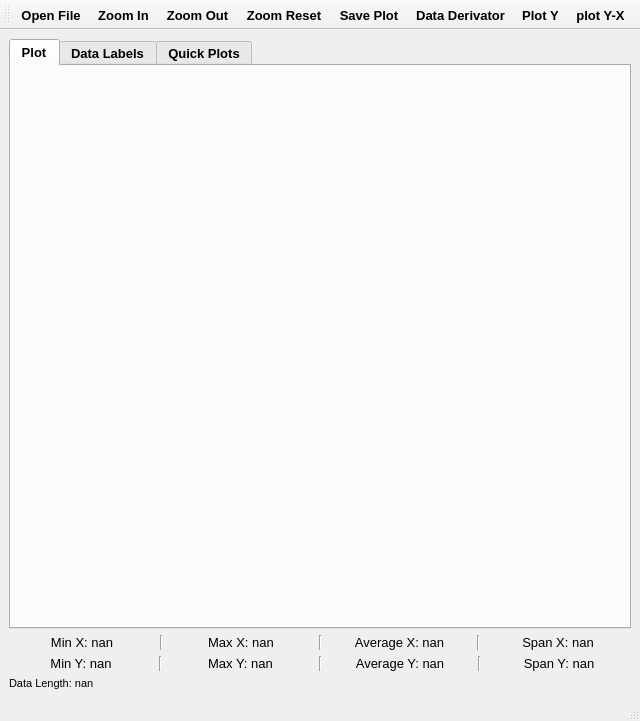
<?xml version="1.0" encoding="UTF-8"?>
<ui version="4.0">
 <class>SimpleCsvLogAnalyzer</class>
 <widget class="QMainWindow" name="SimpleCsvLogAnalyzer">
  <property name="geometry">
   <rect>
    <x>0</x>
    <y>0</y>
    <width>640</width>
    <height>721</height>
   </rect>
  </property>
  <property name="font">
   <font>
    <family>Arial</family>
   </font>
  </property>
  <property name="windowTitle">
   <string>SimpleCsvLogAnalyzer</string>
  </property>
  <widget class="QWidget" name="centralwidget">
   <layout class="QGridLayout" name="gridLayout">
    <item row="2" column="0">
     <layout class="QHBoxLayout" name="horizontalLayout_3">
      <property name="leftMargin">
       <number>0</number>
      </property>
      <property name="topMargin">
       <number>0</number>
      </property>
      <property name="rightMargin">
       <number>0</number>
      </property>
      <item>
       <widget class="QLabel" name="minValueY">
        <property name="font">
         <font>
          <family>Arial</family>
          <pointsize>10</pointsize>
         </font>
        </property>
        <property name="text">
         <string>Min Y: nan</string>
        </property>
        <property name="alignment">
         <set>Qt::AlignCenter</set>
        </property>
       </widget>
      </item>
      <item>
       <widget class="Line" name="line_5">
        <property name="font">
         <font>
          <family>Arial</family>
          <pointsize>7</pointsize>
         </font>
        </property>
        <property name="orientation">
         <enum>Qt::Vertical</enum>
        </property>
       </widget>
      </item>
      <item>
       <widget class="QLabel" name="maxValueY">
        <property name="font">
         <font>
          <family>Arial</family>
          <pointsize>10</pointsize>
         </font>
        </property>
        <property name="text">
         <string>Max Y: nan</string>
        </property>
        <property name="alignment">
         <set>Qt::AlignCenter</set>
        </property>
       </widget>
      </item>
      <item>
       <widget class="Line" name="line_6">
        <property name="font">
         <font>
          <family>Arial</family>
          <pointsize>7</pointsize>
         </font>
        </property>
        <property name="orientation">
         <enum>Qt::Vertical</enum>
        </property>
       </widget>
      </item>
      <item>
       <widget class="QLabel" name="averageValueY">
        <property name="font">
         <font>
          <family>Arial</family>
          <pointsize>10</pointsize>
         </font>
        </property>
        <property name="text">
         <string>Average Y: nan</string>
        </property>
        <property name="alignment">
         <set>Qt::AlignCenter</set>
        </property>
       </widget>
      </item>
      <item>
       <widget class="Line" name="line_7">
        <property name="font">
         <font>
          <family>Arial</family>
          <pointsize>7</pointsize>
         </font>
        </property>
        <property name="orientation">
         <enum>Qt::Vertical</enum>
        </property>
       </widget>
      </item>
      <item>
       <widget class="QLabel" name="spanValueY">
        <property name="font">
         <font>
          <family>Arial</family>
          <pointsize>10</pointsize>
         </font>
        </property>
        <property name="text">
         <string>Span Y: nan</string>
        </property>
        <property name="alignment">
         <set>Qt::AlignCenter</set>
        </property>
       </widget>
      </item>
     </layout>
    </item>
    <item row="3" column="0">
     <layout class="QHBoxLayout" name="horizontalLayout_4">
      <item>
       <widget class="QLabel" name="totalDataLength">
        <property name="font">
         <font>
          <family>Arial</family>
          <pointsize>8</pointsize>
         </font>
        </property>
        <property name="text">
         <string>Data Length: nan</string>
        </property>
       </widget>
      </item>
     </layout>
    </item>
    <item row="1" column="0">
     <layout class="QHBoxLayout" name="dataStatisticsLayout">
      <property name="spacing">
       <number>5</number>
      </property>
      <property name="leftMargin">
       <number>0</number>
      </property>
      <property name="topMargin">
       <number>0</number>
      </property>
      <property name="rightMargin">
       <number>0</number>
      </property>
      <item>
       <widget class="QLabel" name="minValueX">
        <property name="font">
         <font>
          <family>Arial</family>
          <pointsize>10</pointsize>
         </font>
        </property>
        <property name="text">
         <string>Min X: nan</string>
        </property>
        <property name="alignment">
         <set>Qt::AlignCenter</set>
        </property>
       </widget>
      </item>
      <item>
       <widget class="Line" name="line_2">
        <property name="font">
         <font>
          <family>Arial</family>
          <pointsize>7</pointsize>
         </font>
        </property>
        <property name="orientation">
         <enum>Qt::Vertical</enum>
        </property>
       </widget>
      </item>
      <item>
       <widget class="QLabel" name="maxValueX">
        <property name="font">
         <font>
          <family>Arial</family>
          <pointsize>10</pointsize>
         </font>
        </property>
        <property name="text">
         <string>Max X: nan</string>
        </property>
        <property name="alignment">
         <set>Qt::AlignCenter</set>
        </property>
       </widget>
      </item>
      <item>
       <widget class="Line" name="line_3">
        <property name="font">
         <font>
          <family>Arial</family>
          <pointsize>7</pointsize>
         </font>
        </property>
        <property name="orientation">
         <enum>Qt::Vertical</enum>
        </property>
       </widget>
      </item>
      <item>
       <widget class="QLabel" name="averageValueX">
        <property name="font">
         <font>
          <family>Arial</family>
          <pointsize>10</pointsize>
         </font>
        </property>
        <property name="text">
         <string>Average X: nan</string>
        </property>
        <property name="alignment">
         <set>Qt::AlignCenter</set>
        </property>
       </widget>
      </item>
      <item>
       <widget class="Line" name="line_4">
        <property name="font">
         <font>
          <family>Arial</family>
          <pointsize>7</pointsize>
         </font>
        </property>
        <property name="orientation">
         <enum>Qt::Vertical</enum>
        </property>
       </widget>
      </item>
      <item>
       <widget class="QLabel" name="spanValueX">
        <property name="font">
         <font>
          <family>Arial</family>
          <pointsize>10</pointsize>
         </font>
        </property>
        <property name="text">
         <string>Span X: nan</string>
        </property>
        <property name="alignment">
         <set>Qt::AlignCenter</set>
        </property>
       </widget>
      </item>
     </layout>
    </item>
    <item row="0" column="0">
     <layout class="QHBoxLayout" name="mainHorizontalLayout">
      <item>
       <widget class="QTabWidget" name="rightTabs">
        <property name="font">
         <font>
          <family>Arial</family>
          <pointsize>10</pointsize>
          <weight>75</weight>
          <bold>true</bold>
         </font>
        </property>
        <property name="currentIndex">
         <number>0</number>
        </property>
        <widget class="QWidget" name="plotTab">
         <attribute name="title">
          <string>Plot</string>
         </attribute>
         <layout class="QVBoxLayout" name="verticalLayout_3">
          <item>
           <widget class="QCustomPlot" name="plot1" native="true">
            <property name="sizePolicy">
             <sizepolicy hsizetype="Expanding" vsizetype="Expanding">
              <horstretch>0</horstretch>
              <verstretch>0</verstretch>
             </sizepolicy>
            </property>
            <property name="font">
             <font>
              <family>Arial</family>
              <pointsize>7</pointsize>
              <weight>75</weight>
              <bold>true</bold>
             </font>
            </property>
            <layout class="QVBoxLayout" name="verticalLayout_4"/>
           </widget>
          </item>
         </layout>
        </widget>
        <widget class="QWidget" name="dataTableViewTab">
         <attribute name="title">
          <string>Data Labels</string>
         </attribute>
         <layout class="QVBoxLayout" name="verticalLayout_6">
          <item>
           <layout class="QHBoxLayout" name="horizontalLayout_2">
            <item>
             <layout class="QVBoxLayout" name="verticalLayout">
              <item>
               <widget class="QLabel" name="label_2">
                <property name="sizePolicy">
                 <sizepolicy hsizetype="Preferred" vsizetype="Maximum">
                  <horstretch>0</horstretch>
                  <verstretch>0</verstretch>
                 </sizepolicy>
                </property>
                <property name="maximumSize">
                 <size>
                  <width>16777215</width>
                  <height>16777215</height>
                 </size>
                </property>
                <property name="font">
                 <font>
                  <family>Arial</family>
                  <pointsize>9</pointsize>
                  <weight>75</weight>
                  <bold>true</bold>
                 </font>
                </property>
                <property name="text">
                 <string>Y Axis Data List</string>
                </property>
               </widget>
              </item>
              <item>
               <widget class="QListWidget" name="dataListY">
                <property name="sizePolicy">
                 <sizepolicy hsizetype="Expanding" vsizetype="Expanding">
                  <horstretch>0</horstretch>
                  <verstretch>0</verstretch>
                 </sizepolicy>
                </property>
                <property name="font">
                 <font>
                  <family>Arial</family>
                  <pointsize>11</pointsize>
                  <weight>75</weight>
                  <bold>true</bold>
                 </font>
                </property>
                <property name="contextMenuPolicy">
                 <enum>Qt::CustomContextMenu</enum>
                </property>
                <property name="editTriggers">
                 <set>QAbstractItemView::NoEditTriggers</set>
                </property>
                <property name="showDropIndicator" stdset="0">
                 <bool>false</bool>
                </property>
                <property name="dragEnabled">
                 <bool>false</bool>
                </property>
                <property name="dragDropOverwriteMode">
                 <bool>false</bool>
                </property>
                <property name="dragDropMode">
                 <enum>QAbstractItemView::NoDragDrop</enum>
                </property>
                <property name="defaultDropAction">
                 <enum>Qt::IgnoreAction</enum>
                </property>
               </widget>
              </item>
             </layout>
            </item>
            <item>
             <layout class="QVBoxLayout" name="verticalLayout_5">
              <item>
               <widget class="QLabel" name="label_3">
                <property name="sizePolicy">
                 <sizepolicy hsizetype="Preferred" vsizetype="Maximum">
                  <horstretch>0</horstretch>
                  <verstretch>0</verstretch>
                 </sizepolicy>
                </property>
                <property name="maximumSize">
                 <size>
                  <width>16777215</width>
                  <height>16777215</height>
                 </size>
                </property>
                <property name="font">
                 <font>
                  <family>Arial</family>
                  <pointsize>9</pointsize>
                  <weight>75</weight>
                  <bold>true</bold>
                 </font>
                </property>
                <property name="text">
                 <string>X Axis Data List</string>
                </property>
               </widget>
              </item>
              <item>
               <widget class="QListWidget" name="dataListX">
                <property name="sizePolicy">
                 <sizepolicy hsizetype="Expanding" vsizetype="Expanding">
                  <horstretch>0</horstretch>
                  <verstretch>0</verstretch>
                 </sizepolicy>
                </property>
                <property name="font">
                 <font>
                  <family>Arial</family>
                  <pointsize>11</pointsize>
                  <weight>75</weight>
                  <bold>true</bold>
                 </font>
                </property>
                <property name="editTriggers">
                 <set>QAbstractItemView::DoubleClicked</set>
                </property>
                <property name="showDropIndicator" stdset="0">
                 <bool>false</bool>
                </property>
                <property name="dragDropMode">
                 <enum>QAbstractItemView::NoDragDrop</enum>
                </property>
                <property name="defaultDropAction">
                 <enum>Qt::IgnoreAction</enum>
                </property>
                <property name="selectionMode">
                 <enum>QAbstractItemView::SingleSelection</enum>
                </property>
               </widget>
              </item>
             </layout>
            </item>
           </layout>
          </item>
          <item>
           <widget class="Line" name="line_11">
            <property name="font">
             <font>
              <family>Arial</family>
              <pointsize>7</pointsize>
              <weight>75</weight>
              <bold>true</bold>
             </font>
            </property>
            <property name="orientation">
             <enum>Qt::Horizontal</enum>
            </property>
           </widget>
          </item>
          <item>
           <layout class="QHBoxLayout" name="horizontalLayout">
            <property name="spacing">
             <number>16</number>
            </property>
            <item>
             <widget class="QToolButton" name="plotSelected">
              <property name="maximumSize">
               <size>
                <width>16777215</width>
                <height>16777215</height>
               </size>
              </property>
              <property name="font">
               <font>
                <family>Arial</family>
                <pointsize>9</pointsize>
                <weight>75</weight>
                <bold>true</bold>
               </font>
              </property>
              <property name="text">
               <string>Plot Selected Data vs Index</string>
              </property>
              <property name="icon">
               <iconset resource="../icons.qrc">
                <normaloff>:/images/images/ploty.png</normaloff>:/images/images/ploty.png</iconset>
              </property>
              <property name="iconSize">
               <size>
                <width>48</width>
                <height>48</height>
               </size>
              </property>
              <property name="toolButtonStyle">
               <enum>Qt::ToolButtonTextUnderIcon</enum>
              </property>
             </widget>
            </item>
            <item>
             <widget class="QToolButton" name="plotSelectedXY">
              <property name="maximumSize">
               <size>
                <width>16777215</width>
                <height>16777215</height>
               </size>
              </property>
              <property name="font">
               <font>
                <family>Arial</family>
                <pointsize>9</pointsize>
                <weight>75</weight>
                <bold>true</bold>
               </font>
              </property>
              <property name="text">
               <string>Plot Selected Y-X Data</string>
              </property>
              <property name="icon">
               <iconset resource="../icons.qrc">
                <normaloff>:/images/images/plotxy.png</normaloff>:/images/images/plotxy.png</iconset>
              </property>
              <property name="iconSize">
               <size>
                <width>48</width>
                <height>48</height>
               </size>
              </property>
              <property name="toolButtonStyle">
               <enum>Qt::ToolButtonTextUnderIcon</enum>
              </property>
             </widget>
            </item>
            <item>
             <widget class="QToolButton" name="DataDerivator">
              <property name="maximumSize">
               <size>
                <width>16777215</width>
                <height>16777215</height>
               </size>
              </property>
              <property name="font">
               <font>
                <family>Arial</family>
                <pointsize>9</pointsize>
                <weight>75</weight>
                <bold>true</bold>
               </font>
              </property>
              <property name="text">
               <string>Data Derivator</string>
              </property>
              <property name="icon">
               <iconset resource="../icons.qrc">
                <normaloff>:/images/images/function.png</normaloff>:/images/images/function.png</iconset>
              </property>
              <property name="iconSize">
               <size>
                <width>48</width>
                <height>48</height>
               </size>
              </property>
              <property name="toolButtonStyle">
               <enum>Qt::ToolButtonTextUnderIcon</enum>
              </property>
             </widget>
            </item>
           </layout>
          </item>
         </layout>
        </widget>
        <widget class="QWidget" name="quickPlotPresets">
         <property name="layoutDirection">
          <enum>Qt::LeftToRight</enum>
         </property>
         <attribute name="title">
          <string>Quick Plots</string>
         </attribute>
         <layout class="QGridLayout" name="gridLayout_2">
          <item row="0" column="0">
           <widget class="QToolButton" name="predefinedPlot1">
            <property name="sizePolicy">
             <sizepolicy hsizetype="Expanding" vsizetype="Expanding">
              <horstretch>0</horstretch>
              <verstretch>0</verstretch>
             </sizepolicy>
            </property>
            <property name="font">
             <font>
              <pointsize>11</pointsize>
             </font>
            </property>
            <property name="layoutDirection">
             <enum>Qt::LeftToRight</enum>
            </property>
            <property name="autoFillBackground">
             <bool>false</bool>
            </property>
            <property name="text">
             <string>Speed (OBD) vs Time</string>
            </property>
            <property name="icon">
             <iconset resource="../icons.qrc">
              <normaloff>:/images/images/line-graph.png</normaloff>:/images/images/line-graph.png</iconset>
            </property>
            <property name="iconSize">
             <size>
              <width>64</width>
              <height>64</height>
             </size>
            </property>
            <property name="toolButtonStyle">
             <enum>Qt::ToolButtonTextUnderIcon</enum>
            </property>
            <property name="autoRaise">
             <bool>false</bool>
            </property>
           </widget>
          </item>
          <item row="0" column="1">
           <widget class="QToolButton" name="predefinedPlot2">
            <property name="sizePolicy">
             <sizepolicy hsizetype="Expanding" vsizetype="Expanding">
              <horstretch>0</horstretch>
              <verstretch>0</verstretch>
             </sizepolicy>
            </property>
            <property name="font">
             <font>
              <pointsize>11</pointsize>
             </font>
            </property>
            <property name="layoutDirection">
             <enum>Qt::LeftToRight</enum>
            </property>
            <property name="autoFillBackground">
             <bool>false</bool>
            </property>
            <property name="text">
             <string>Speed (GPS) vs Time</string>
            </property>
            <property name="icon">
             <iconset resource="../icons.qrc">
              <normaloff>:/images/images/line-graph.png</normaloff>:/images/images/line-graph.png</iconset>
            </property>
            <property name="iconSize">
             <size>
              <width>64</width>
              <height>64</height>
             </size>
            </property>
            <property name="toolButtonStyle">
             <enum>Qt::ToolButtonTextUnderIcon</enum>
            </property>
            <property name="autoRaise">
             <bool>false</bool>
            </property>
           </widget>
          </item>
          <item row="1" column="0">
           <widget class="QToolButton" name="predefinedPlot9">
            <property name="sizePolicy">
             <sizepolicy hsizetype="Expanding" vsizetype="Expanding">
              <horstretch>0</horstretch>
              <verstretch>0</verstretch>
             </sizepolicy>
            </property>
            <property name="font">
             <font>
              <pointsize>11</pointsize>
             </font>
            </property>
            <property name="layoutDirection">
             <enum>Qt::LeftToRight</enum>
            </property>
            <property name="autoFillBackground">
             <bool>false</bool>
            </property>
            <property name="text">
             <string>RPM vs Time</string>
            </property>
            <property name="icon">
             <iconset resource="../icons.qrc">
              <normaloff>:/images/images/line-graph.png</normaloff>:/images/images/line-graph.png</iconset>
            </property>
            <property name="iconSize">
             <size>
              <width>64</width>
              <height>64</height>
             </size>
            </property>
            <property name="toolButtonStyle">
             <enum>Qt::ToolButtonTextUnderIcon</enum>
            </property>
            <property name="autoRaise">
             <bool>false</bool>
            </property>
           </widget>
          </item>
          <item row="4" column="0">
           <widget class="QToolButton" name="predefinedPlot5">
            <property name="sizePolicy">
             <sizepolicy hsizetype="Expanding" vsizetype="Expanding">
              <horstretch>0</horstretch>
              <verstretch>0</verstretch>
             </sizepolicy>
            </property>
            <property name="font">
             <font>
              <pointsize>11</pointsize>
             </font>
            </property>
            <property name="layoutDirection">
             <enum>Qt::LeftToRight</enum>
            </property>
            <property name="autoFillBackground">
             <bool>false</bool>
            </property>
            <property name="text">
             <string>LTFT1 vs Time</string>
            </property>
            <property name="icon">
             <iconset resource="../icons.qrc">
              <normaloff>:/images/images/line-graph.png</normaloff>:/images/images/line-graph.png</iconset>
            </property>
            <property name="iconSize">
             <size>
              <width>64</width>
              <height>64</height>
             </size>
            </property>
            <property name="toolButtonStyle">
             <enum>Qt::ToolButtonTextUnderIcon</enum>
            </property>
            <property name="autoRaise">
             <bool>false</bool>
            </property>
           </widget>
          </item>
          <item row="4" column="1">
           <widget class="QToolButton" name="predefinedPlot7">
            <property name="sizePolicy">
             <sizepolicy hsizetype="Expanding" vsizetype="Expanding">
              <horstretch>0</horstretch>
              <verstretch>0</verstretch>
             </sizepolicy>
            </property>
            <property name="font">
             <font>
              <pointsize>11</pointsize>
             </font>
            </property>
            <property name="layoutDirection">
             <enum>Qt::LeftToRight</enum>
            </property>
            <property name="autoFillBackground">
             <bool>false</bool>
            </property>
            <property name="text">
             <string>STFT1 vs Time</string>
            </property>
            <property name="icon">
             <iconset resource="../icons.qrc">
              <normaloff>:/images/images/line-graph.png</normaloff>:/images/images/line-graph.png</iconset>
            </property>
            <property name="iconSize">
             <size>
              <width>64</width>
              <height>64</height>
             </size>
            </property>
            <property name="toolButtonStyle">
             <enum>Qt::ToolButtonTextUnderIcon</enum>
            </property>
            <property name="autoRaise">
             <bool>false</bool>
            </property>
           </widget>
          </item>
          <item row="6" column="0">
           <widget class="QToolButton" name="predefinedPlot6">
            <property name="sizePolicy">
             <sizepolicy hsizetype="Expanding" vsizetype="Expanding">
              <horstretch>0</horstretch>
              <verstretch>0</verstretch>
             </sizepolicy>
            </property>
            <property name="font">
             <font>
              <pointsize>11</pointsize>
             </font>
            </property>
            <property name="layoutDirection">
             <enum>Qt::LeftToRight</enum>
            </property>
            <property name="autoFillBackground">
             <bool>false</bool>
            </property>
            <property name="text">
             <string>LTFT1+STFT1 vs RPM</string>
            </property>
            <property name="icon">
             <iconset resource="../icons.qrc">
              <normaloff>:/images/images/line-graph.png</normaloff>:/images/images/line-graph.png</iconset>
            </property>
            <property name="iconSize">
             <size>
              <width>64</width>
              <height>64</height>
             </size>
            </property>
            <property name="toolButtonStyle">
             <enum>Qt::ToolButtonTextUnderIcon</enum>
            </property>
            <property name="autoRaise">
             <bool>false</bool>
            </property>
           </widget>
          </item>
          <item row="1" column="1">
           <widget class="QToolButton" name="predefinedPlot3">
            <property name="sizePolicy">
             <sizepolicy hsizetype="Expanding" vsizetype="Expanding">
              <horstretch>0</horstretch>
              <verstretch>0</verstretch>
             </sizepolicy>
            </property>
            <property name="font">
             <font>
              <pointsize>11</pointsize>
             </font>
            </property>
            <property name="layoutDirection">
             <enum>Qt::LeftToRight</enum>
            </property>
            <property name="autoFillBackground">
             <bool>false</bool>
            </property>
            <property name="text">
             <string>Altitude vs Time</string>
            </property>
            <property name="icon">
             <iconset resource="../icons.qrc">
              <normaloff>:/images/images/line-graph.png</normaloff>:/images/images/line-graph.png</iconset>
            </property>
            <property name="iconSize">
             <size>
              <width>64</width>
              <height>64</height>
             </size>
            </property>
            <property name="toolButtonStyle">
             <enum>Qt::ToolButtonTextUnderIcon</enum>
            </property>
            <property name="autoRaise">
             <bool>false</bool>
            </property>
           </widget>
          </item>
          <item row="2" column="0">
           <widget class="QToolButton" name="predefinedPlot4">
            <property name="sizePolicy">
             <sizepolicy hsizetype="Expanding" vsizetype="Expanding">
              <horstretch>0</horstretch>
              <verstretch>0</verstretch>
             </sizepolicy>
            </property>
            <property name="font">
             <font>
              <pointsize>11</pointsize>
             </font>
            </property>
            <property name="layoutDirection">
             <enum>Qt::LeftToRight</enum>
            </property>
            <property name="autoFillBackground">
             <bool>false</bool>
            </property>
            <property name="text">
             <string>Avg. Consumption vs Time</string>
            </property>
            <property name="icon">
             <iconset resource="../icons.qrc">
              <normaloff>:/images/images/line-graph.png</normaloff>:/images/images/line-graph.png</iconset>
            </property>
            <property name="iconSize">
             <size>
              <width>64</width>
              <height>64</height>
             </size>
            </property>
            <property name="toolButtonStyle">
             <enum>Qt::ToolButtonTextUnderIcon</enum>
            </property>
            <property name="autoRaise">
             <bool>false</bool>
            </property>
           </widget>
          </item>
          <item row="2" column="1">
           <widget class="QToolButton" name="predefinedPlot8">
            <property name="sizePolicy">
             <sizepolicy hsizetype="Expanding" vsizetype="Expanding">
              <horstretch>0</horstretch>
              <verstretch>0</verstretch>
             </sizepolicy>
            </property>
            <property name="font">
             <font>
              <pointsize>11</pointsize>
             </font>
            </property>
            <property name="layoutDirection">
             <enum>Qt::LeftToRight</enum>
            </property>
            <property name="autoFillBackground">
             <bool>false</bool>
            </property>
            <property name="text">
             <string>Speed (OBD) / RPM vs Time</string>
            </property>
            <property name="icon">
             <iconset resource="../icons.qrc">
              <normaloff>:/images/images/line-graph.png</normaloff>:/images/images/line-graph.png</iconset>
            </property>
            <property name="iconSize">
             <size>
              <width>64</width>
              <height>64</height>
             </size>
            </property>
            <property name="toolButtonStyle">
             <enum>Qt::ToolButtonTextUnderIcon</enum>
            </property>
            <property name="autoRaise">
             <bool>false</bool>
            </property>
           </widget>
          </item>
          <item row="6" column="1">
           <widget class="QToolButton" name="predefinedPlot10">
            <property name="sizePolicy">
             <sizepolicy hsizetype="Expanding" vsizetype="Expanding">
              <horstretch>0</horstretch>
              <verstretch>0</verstretch>
             </sizepolicy>
            </property>
            <property name="font">
             <font>
              <pointsize>11</pointsize>
             </font>
            </property>
            <property name="layoutDirection">
             <enum>Qt::LeftToRight</enum>
            </property>
            <property name="autoFillBackground">
             <bool>false</bool>
            </property>
            <property name="text">
             <string>LTFT1+STFT1 vs Time</string>
            </property>
            <property name="icon">
             <iconset resource="../icons.qrc">
              <normaloff>:/images/images/line-graph.png</normaloff>:/images/images/line-graph.png</iconset>
            </property>
            <property name="iconSize">
             <size>
              <width>64</width>
              <height>64</height>
             </size>
            </property>
            <property name="toolButtonStyle">
             <enum>Qt::ToolButtonTextUnderIcon</enum>
            </property>
            <property name="autoRaise">
             <bool>false</bool>
            </property>
           </widget>
          </item>
         </layout>
        </widget>
       </widget>
      </item>
     </layout>
    </item>
   </layout>
  </widget>
  <widget class="QStatusBar" name="statusbar">
   <property name="font">
    <font>
     <family>Arial</family>
     <pointsize>9</pointsize>
     <weight>75</weight>
     <bold>true</bold>
    </font>
   </property>
  </widget>
  <widget class="QToolBar" name="toolBar">
   <property name="font">
    <font>
     <family>Arial</family>
     <pointsize>7</pointsize>
    </font>
   </property>
   <property name="windowTitle">
    <string>toolBar</string>
   </property>
   <property name="iconSize">
    <size>
     <width>50</width>
     <height>50</height>
    </size>
   </property>
   <property name="toolButtonStyle">
    <enum>Qt::ToolButtonTextUnderIcon</enum>
   </property>
   <attribute name="toolBarArea">
    <enum>TopToolBarArea</enum>
   </attribute>
   <attribute name="toolBarBreak">
    <bool>false</bool>
   </attribute>
   <addaction name="actionOpen"/>
   <addaction name="actionZoom_In"/>
   <addaction name="actionZoom_Out"/>
   <addaction name="actionZoom_Reset"/>
   <addaction name="actionSave_Plot_Image"/>
   <addaction name="actionData_Derivator"/>
   <addaction name="actionPlot_SelectedData"/>
   <addaction name="actionplot_SelectedDataVsSelectedData"/>
  </widget>
  <action name="actionOpen">
   <property name="icon">
    <iconset resource="../icons.qrc">
     <normaloff>:/images/images/folder.png</normaloff>:/images/images/folder.png</iconset>
   </property>
   <property name="text">
    <string>Open File</string>
   </property>
   <property name="font">
    <font>
     <family>Arial</family>
     <pointsize>10</pointsize>
     <weight>75</weight>
     <bold>true</bold>
    </font>
   </property>
  </action>
  <action name="actionExit">
   <property name="text">
    <string>Exit</string>
   </property>
   <property name="shortcut">
    <string>Ctrl+Q</string>
   </property>
  </action>
  <action name="actionZoom_Reset">
   <property name="icon">
    <iconset resource="../icons.qrc">
     <normaloff>:/images/images/zoomreset.png</normaloff>:/images/images/zoomreset.png</iconset>
   </property>
   <property name="text">
    <string>Zoom Reset</string>
   </property>
   <property name="font">
    <font>
     <family>Arial</family>
     <pointsize>10</pointsize>
     <weight>75</weight>
     <bold>true</bold>
    </font>
   </property>
   <property name="shortcut">
    <string>0</string>
   </property>
  </action>
  <action name="actionSave_Plot_Image">
   <property name="icon">
    <iconset resource="../icons.qrc">
     <normaloff>:/images/images/save.png</normaloff>:/images/images/save.png</iconset>
   </property>
   <property name="text">
    <string>Save Plot</string>
   </property>
   <property name="font">
    <font>
     <family>Arial</family>
     <pointsize>10</pointsize>
     <weight>75</weight>
     <bold>true</bold>
    </font>
   </property>
   <property name="shortcut">
    <string>S</string>
   </property>
  </action>
  <action name="actionData_Derivator">
   <property name="icon">
    <iconset resource="../icons.qrc">
     <normaloff>:/images/images/function.png</normaloff>:/images/images/function.png</iconset>
   </property>
   <property name="text">
    <string>Data Derivator</string>
   </property>
   <property name="font">
    <font>
     <family>Arial</family>
     <pointsize>10</pointsize>
     <weight>75</weight>
     <bold>true</bold>
    </font>
   </property>
  </action>
  <action name="actionPlot_SelectedData">
   <property name="icon">
    <iconset resource="../icons.qrc">
     <normaloff>:/images/images/ploty.png</normaloff>:/images/images/ploty.png</iconset>
   </property>
   <property name="text">
    <string>Plot Y</string>
   </property>
   <property name="font">
    <font>
     <family>Arial</family>
     <pointsize>10</pointsize>
     <weight>75</weight>
     <bold>true</bold>
    </font>
   </property>
  </action>
  <action name="actionplot_SelectedDataVsSelectedData">
   <property name="icon">
    <iconset resource="../icons.qrc">
     <normaloff>:/images/images/plotxy.png</normaloff>:/images/images/plotxy.png</iconset>
   </property>
   <property name="text">
    <string>plot Y-X</string>
   </property>
   <property name="font">
    <font>
     <family>Arial</family>
     <pointsize>10</pointsize>
     <weight>75</weight>
     <bold>true</bold>
    </font>
   </property>
  </action>
  <action name="actionZoom_In">
   <property name="icon">
    <iconset resource="../icons.qrc">
     <normaloff>:/images/images/zoomin.png</normaloff>:/images/images/zoomin.png</iconset>
   </property>
   <property name="text">
    <string>Zoom In</string>
   </property>
   <property name="font">
    <font>
     <family>Arial</family>
     <pointsize>10</pointsize>
     <weight>75</weight>
     <bold>true</bold>
    </font>
   </property>
  </action>
  <action name="actionZoom_Out">
   <property name="icon">
    <iconset resource="../icons.qrc">
     <normaloff>:/images/images/zoomout.png</normaloff>:/images/images/zoomout.png</iconset>
   </property>
   <property name="text">
    <string>Zoom Out</string>
   </property>
   <property name="font">
    <font>
     <family>Arial</family>
     <pointsize>10</pointsize>
     <weight>75</weight>
     <bold>true</bold>
    </font>
   </property>
  </action>
 </widget>
 <customwidgets>
  <customwidget>
   <class>QCustomPlot</class>
   <extends>QWidget</extends>
   <header>src/QCustomPlot/qcustomplot.h</header>
   <container>1</container>
  </customwidget>
 </customwidgets>
 <resources>
  <include location="../icons.qrc"/>
 </resources>
 <connections/>
</ui>
